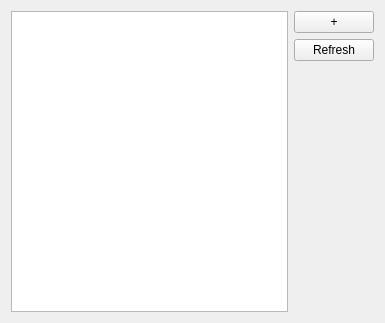
<?xml version="1.0" encoding="UTF-8"?>
<ui version="4.0">
 <class>ccPropertiesTree</class>
 <widget class="QWidget" name="ccPropertiesTree">
  <property name="geometry">
   <rect>
    <x>0</x>
    <y>0</y>
    <width>385</width>
    <height>323</height>
   </rect>
  </property>
  <property name="windowTitle">
   <string>Form</string>
  </property>
  <layout class="QGridLayout" name="gridLayout">
   <item row="0" column="0">
    <widget class="QtTreePropertyBrowser" name="treeView"/>
   </item>
   <item row="0" column="1">
    <layout class="QVBoxLayout" name="verticalLayout">
     <item>
      <widget class="QPushButton" name="btnAdd">
       <property name="text">
        <string>+</string>
       </property>
      </widget>
     </item>
     <item>
      <widget class="QPushButton" name="btnRefresh">
       <property name="text">
        <string>Refresh</string>
       </property>
      </widget>
     </item>
     <item>
      <spacer name="verticalSpacer">
       <property name="orientation">
        <enum>Qt::Vertical</enum>
       </property>
       <property name="sizeHint" stdset="0">
        <size>
         <width>20</width>
         <height>40</height>
        </size>
       </property>
      </spacer>
     </item>
    </layout>
   </item>
  </layout>
 </widget>
 <customwidgets>
  <customwidget>
   <class>QtTreePropertyBrowser</class>
   <extends>QTreeView</extends>
   <header location="global">qttreepropertybrowser.h</header>
  </customwidget>
 </customwidgets>
 <resources/>
 <connections/>
</ui>
